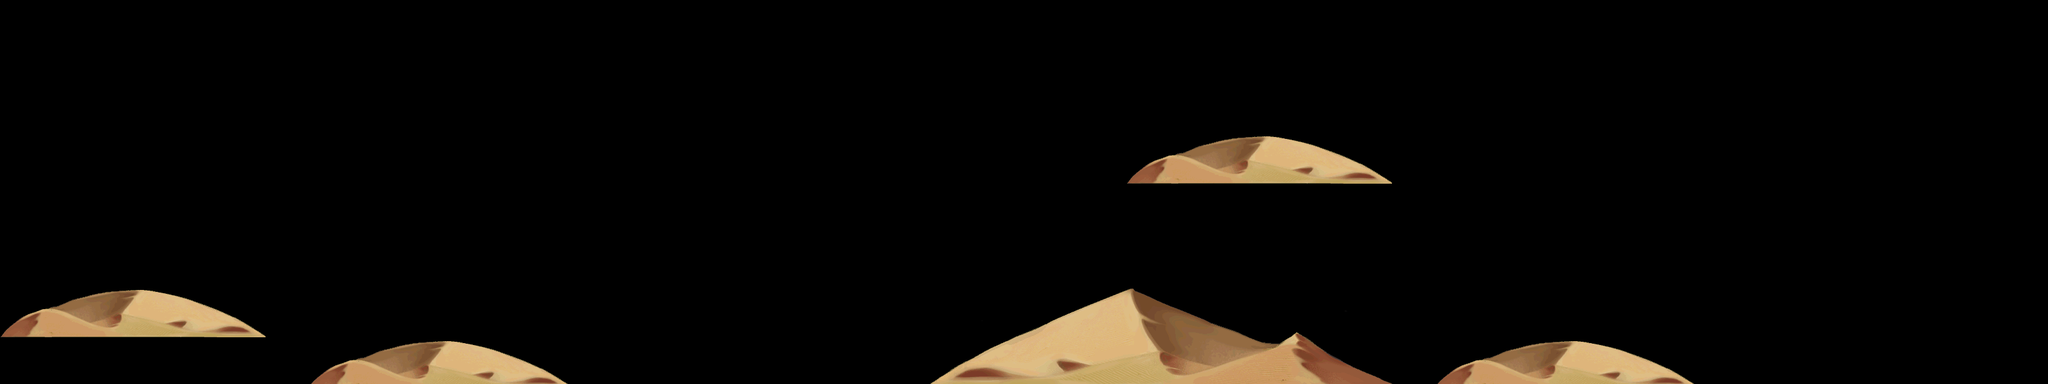

The image is a tile-based game level rendered from a .tmx file. Its description and source (layers, tilesets, objects; grid data summarised) follow:
An orthogonal 80x15 tile map with 40x40 px tiles, 2 tile layers (land1, land2).

<map version="1.0" orientation="orthogonal" width="80" height="15" tilewidth="40" tileheight="40">
 <tileset firstgid="1" name="d-jinjing" tilewidth="40" tileheight="40">
  <image source="d-jinjing.png" width="1145" height="916" />
 </tileset>
 <layer name="land1" width="80" height="15">
  <data>[1200 cells, 153 non-empty, 117 distinct tile ids]</data>
 </layer>
 <layer name="land2" width="80" height="15">
  <data>[1200 cells, 92 non-empty, 48 distinct tile ids]</data>
 </layer>
</map>
